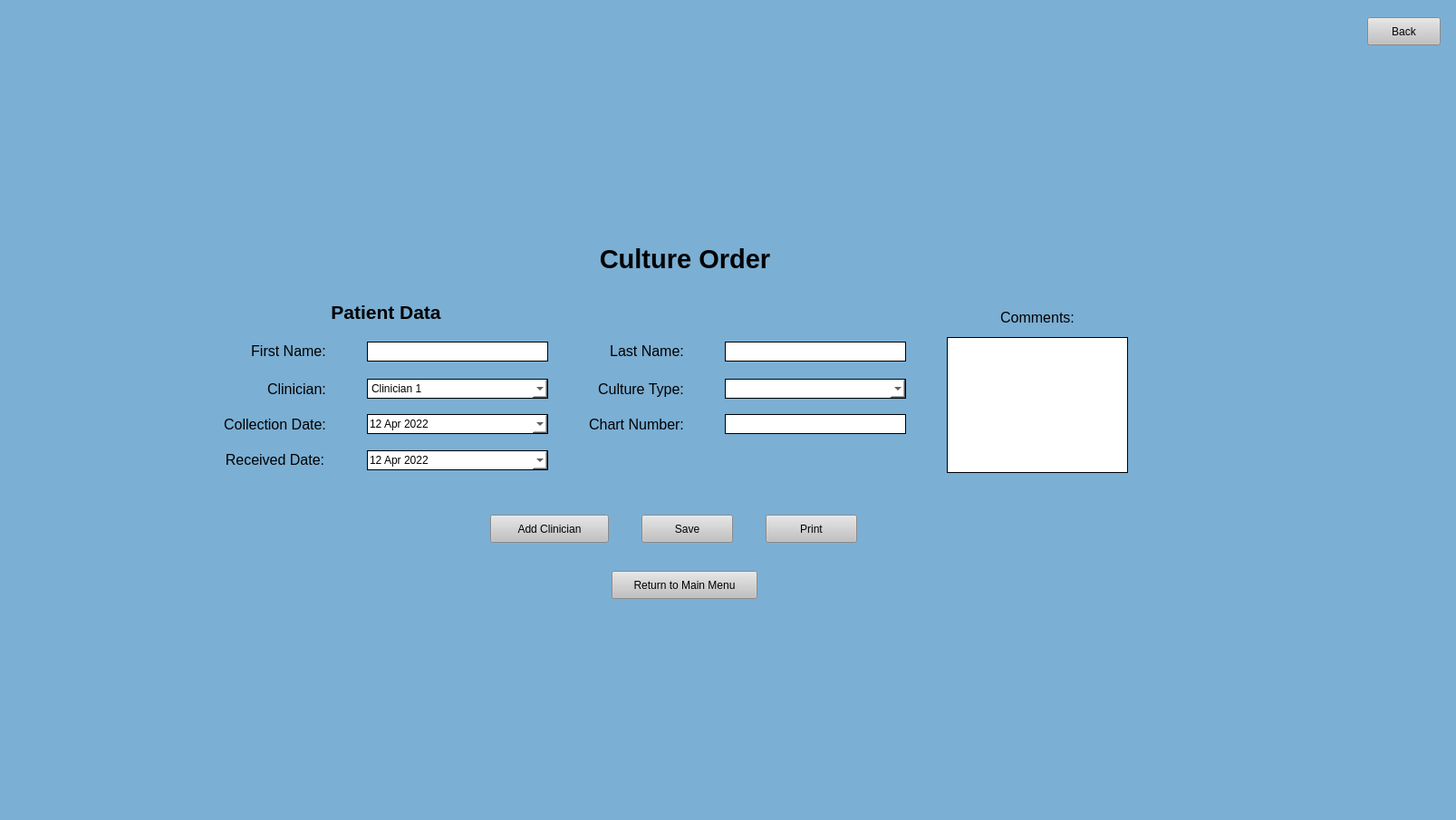
<?xml version="1.0" encoding="UTF-8"?>
<ui version="4.0">
 <class>MainWindow</class>
 <widget class="QMainWindow" name="MainWindow">
  <property name="geometry">
   <rect>
    <x>0</x>
    <y>0</y>
    <width>1607</width>
    <height>905</height>
   </rect>
  </property>
  <property name="windowTitle">
   <string>MainWindow</string>
  </property>
  <property name="styleSheet">
   <string notr="true">background-color: rgb(123, 175, 212);</string>
  </property>
  <widget class="QWidget" name="centralwidget">
   <layout class="QGridLayout" name="gridLayout">
    <item row="5" column="0">
     <spacer name="verticalSpacer_3">
      <property name="orientation">
       <enum>Qt::Vertical</enum>
      </property>
      <property name="sizeHint" stdset="0">
       <size>
        <width>20</width>
        <height>40</height>
       </size>
      </property>
     </spacer>
    </item>
    <item row="0" column="1">
     <spacer name="verticalSpacer_6">
      <property name="orientation">
       <enum>Qt::Vertical</enum>
      </property>
      <property name="sizeType">
       <enum>QSizePolicy::Minimum</enum>
      </property>
      <property name="sizeHint" stdset="0">
       <size>
        <width>5</width>
        <height>10</height>
       </size>
      </property>
     </spacer>
    </item>
    <item row="2" column="2">
     <spacer name="horizontalSpacer_9">
      <property name="orientation">
       <enum>Qt::Horizontal</enum>
      </property>
      <property name="sizeType">
       <enum>QSizePolicy::Minimum</enum>
      </property>
      <property name="sizeHint" stdset="0">
       <size>
        <width>8</width>
        <height>5</height>
       </size>
      </property>
     </spacer>
    </item>
    <item row="2" column="0">
     <spacer name="horizontalSpacer_3">
      <property name="orientation">
       <enum>Qt::Horizontal</enum>
      </property>
      <property name="sizeHint" stdset="0">
       <size>
        <width>40</width>
        <height>20</height>
       </size>
      </property>
     </spacer>
    </item>
    <item row="2" column="1">
     <widget class="QPushButton" name="back">
      <property name="sizePolicy">
       <sizepolicy hsizetype="Fixed" vsizetype="Fixed">
        <horstretch>0</horstretch>
        <verstretch>0</verstretch>
       </sizepolicy>
      </property>
      <property name="minimumSize">
       <size>
        <width>81</width>
        <height>31</height>
       </size>
      </property>
      <property name="maximumSize">
       <size>
        <width>81</width>
        <height>31</height>
       </size>
      </property>
      <property name="cursor">
       <cursorShape>PointingHandCursor</cursorShape>
      </property>
      <property name="styleSheet">
       <string notr="true">QPushButton:hover {

background-color: rgb(210, 210, 210);

}

QPushButton {

background-color: rgb(193, 193, 193);

}</string>
      </property>
      <property name="text">
       <string>Back</string>
      </property>
     </widget>
    </item>
    <item row="3" column="0">
     <spacer name="verticalSpacer_2">
      <property name="orientation">
       <enum>Qt::Vertical</enum>
      </property>
      <property name="sizeType">
       <enum>QSizePolicy::Expanding</enum>
      </property>
      <property name="sizeHint" stdset="0">
       <size>
        <width>20</width>
        <height>40</height>
       </size>
      </property>
     </spacer>
    </item>
    <item row="4" column="0">
     <layout class="QVBoxLayout" name="verticalLayout">
      <property name="bottomMargin">
       <number>0</number>
      </property>
      <item>
       <widget class="QLabel" name="label_14">
        <property name="text">
         <string>&lt;html&gt;&lt;head/&gt;&lt;body&gt;&lt;p align=&quot;center&quot;&gt;&lt;span style=&quot; font-size:22pt; font-weight:600;&quot;&gt;Culture Order&lt;/span&gt;&lt;/p&gt;&lt;/body&gt;&lt;/html&gt;</string>
        </property>
       </widget>
      </item>
      <item>
       <spacer name="verticalSpacer">
        <property name="orientation">
         <enum>Qt::Vertical</enum>
        </property>
        <property name="sizeType">
         <enum>QSizePolicy::Minimum</enum>
        </property>
        <property name="sizeHint" stdset="0">
         <size>
          <width>10</width>
          <height>20</height>
         </size>
        </property>
       </spacer>
      </item>
      <item>
       <layout class="QHBoxLayout" name="horizontalLayout_3">
        <item>
         <spacer name="horizontalSpacer">
          <property name="orientation">
           <enum>Qt::Horizontal</enum>
          </property>
          <property name="sizeHint" stdset="0">
           <size>
            <width>40</width>
            <height>20</height>
           </size>
          </property>
         </spacer>
        </item>
        <item>
         <layout class="QGridLayout" name="gridLayout_2">
          <property name="leftMargin">
           <number>0</number>
          </property>
          <property name="rightMargin">
           <number>20</number>
          </property>
          <property name="horizontalSpacing">
           <number>45</number>
          </property>
          <property name="verticalSpacing">
           <number>12</number>
          </property>
          <item row="4" column="2" alignment="Qt::AlignRight">
           <widget class="QLabel" name="label_22">
            <property name="text">
             <string>&lt;html&gt;&lt;head/&gt;&lt;body&gt;&lt;p align=&quot;center&quot;&gt;&lt;span style=&quot; font-size:12pt;&quot;&gt;Chart Number:&lt;/span&gt;&lt;/p&gt;&lt;/body&gt;&lt;/html&gt;</string>
            </property>
            <property name="alignment">
             <set>Qt::AlignRight|Qt::AlignTrailing|Qt::AlignVCenter</set>
            </property>
           </widget>
          </item>
          <item row="2" column="4" rowspan="4">
           <widget class="QTextEdit" name="comment">
            <property name="sizePolicy">
             <sizepolicy hsizetype="Fixed" vsizetype="Fixed">
              <horstretch>0</horstretch>
              <verstretch>0</verstretch>
             </sizepolicy>
            </property>
            <property name="maximumSize">
             <size>
              <width>200</width>
              <height>150</height>
             </size>
            </property>
            <property name="styleSheet">
             <string notr="true">background-color: rgb(255, 255, 255);
border-style: solid;
border-width: 1px</string>
            </property>
           </widget>
          </item>
          <item row="2" column="1">
           <widget class="QLineEdit" name="firstName">
            <property name="sizePolicy">
             <sizepolicy hsizetype="Fixed" vsizetype="Fixed">
              <horstretch>0</horstretch>
              <verstretch>0</verstretch>
             </sizepolicy>
            </property>
            <property name="minimumSize">
             <size>
              <width>200</width>
              <height>22</height>
             </size>
            </property>
            <property name="maximumSize">
             <size>
              <width>200</width>
              <height>22</height>
             </size>
            </property>
            <property name="styleSheet">
             <string notr="true">background-color: rgb(255, 255, 255);
border-style: solid;
border-width: 1px</string>
            </property>
           </widget>
          </item>
          <item row="3" column="3">
           <widget class="QComboBox" name="cultureTypeDropDown">
            <property name="sizePolicy">
             <sizepolicy hsizetype="Fixed" vsizetype="Fixed">
              <horstretch>0</horstretch>
              <verstretch>0</verstretch>
             </sizepolicy>
            </property>
            <property name="minimumSize">
             <size>
              <width>200</width>
              <height>22</height>
             </size>
            </property>
            <property name="maximumSize">
             <size>
              <width>200</width>
              <height>22</height>
             </size>
            </property>
            <property name="styleSheet">
             <string notr="true">background-color: rgb(255, 255, 255);
border-style: solid;
border-width: 1px</string>
            </property>
            <item>
             <property name="text">
              <string/>
             </property>
            </item>
            <item>
             <property name="text">
              <string>Candida</string>
             </property>
            </item>
            <item>
             <property name="text">
              <string>Caries</string>
             </property>
            </item>
            <item>
             <property name="text">
              <string>Endo</string>
             </property>
            </item>
            <item>
             <property name="text">
              <string>Perio</string>
             </property>
            </item>
            <item>
             <property name="text">
              <string>Research</string>
             </property>
            </item>
            <item>
             <property name="text">
              <string>Surgical</string>
             </property>
            </item>
           </widget>
          </item>
          <item row="2" column="2" alignment="Qt::AlignRight">
           <widget class="QLabel" name="label_23">
            <property name="text">
             <string>&lt;html&gt;&lt;head/&gt;&lt;body&gt;&lt;p align=&quot;center&quot;&gt;&lt;span style=&quot; font-size:12pt;&quot;&gt;Last Name:&lt;/span&gt;&lt;/p&gt;&lt;/body&gt;&lt;/html&gt;</string>
            </property>
            <property name="alignment">
             <set>Qt::AlignRight|Qt::AlignTrailing|Qt::AlignVCenter</set>
            </property>
           </widget>
          </item>
          <item row="1" column="4">
           <widget class="QLabel" name="label_25">
            <property name="text">
             <string>&lt;html&gt;&lt;head/&gt;&lt;body&gt;&lt;p align=&quot;center&quot;&gt;&lt;span style=&quot; font-size:12pt;&quot;&gt;Comments:&lt;/span&gt;&lt;/p&gt;&lt;/body&gt;&lt;/html&gt;</string>
            </property>
            <property name="alignment">
             <set>Qt::AlignRight|Qt::AlignTrailing|Qt::AlignVCenter</set>
            </property>
           </widget>
          </item>
          <item row="2" column="0" alignment="Qt::AlignRight">
           <widget class="QLabel" name="label_16">
            <property name="text">
             <string>&lt;html&gt;&lt;head/&gt;&lt;body&gt;&lt;p align=&quot;center&quot;&gt;&lt;span style=&quot; font-size:12pt;&quot;&gt;First Name:&lt;/span&gt;&lt;/p&gt;&lt;/body&gt;&lt;/html&gt;</string>
            </property>
            <property name="alignment">
             <set>Qt::AlignRight|Qt::AlignTrailing|Qt::AlignVCenter</set>
            </property>
           </widget>
          </item>
          <item row="2" column="3">
           <widget class="QLineEdit" name="lastName">
            <property name="sizePolicy">
             <sizepolicy hsizetype="Fixed" vsizetype="Fixed">
              <horstretch>0</horstretch>
              <verstretch>0</verstretch>
             </sizepolicy>
            </property>
            <property name="minimumSize">
             <size>
              <width>200</width>
              <height>22</height>
             </size>
            </property>
            <property name="maximumSize">
             <size>
              <width>200</width>
              <height>22</height>
             </size>
            </property>
            <property name="styleSheet">
             <string notr="true">background-color: rgb(255, 255, 255);
border-style: solid;
border-width: 1px</string>
            </property>
           </widget>
          </item>
          <item row="3" column="0" alignment="Qt::AlignRight">
           <widget class="QLabel" name="label_17">
            <property name="text">
             <string>&lt;html&gt;&lt;head/&gt;&lt;body&gt;&lt;p align=&quot;center&quot;&gt;&lt;span style=&quot; font-size:12pt;&quot;&gt;Clinician:&lt;/span&gt;&lt;/p&gt;&lt;/body&gt;&lt;/html&gt;</string>
            </property>
            <property name="alignment">
             <set>Qt::AlignRight|Qt::AlignTrailing|Qt::AlignVCenter</set>
            </property>
           </widget>
          </item>
          <item row="3" column="1">
           <widget class="QComboBox" name="clinicianDropDown">
            <property name="sizePolicy">
             <sizepolicy hsizetype="Fixed" vsizetype="Fixed">
              <horstretch>0</horstretch>
              <verstretch>0</verstretch>
             </sizepolicy>
            </property>
            <property name="minimumSize">
             <size>
              <width>200</width>
              <height>22</height>
             </size>
            </property>
            <property name="maximumSize">
             <size>
              <width>200</width>
              <height>22</height>
             </size>
            </property>
            <property name="styleSheet">
             <string notr="true">background-color: rgb(255, 255, 255);
border-style: solid;
border-width: 1px</string>
            </property>
            <item>
             <property name="text">
              <string>Clinician 1</string>
             </property>
            </item>
            <item>
             <property name="text">
              <string>Clinician 2</string>
             </property>
            </item>
            <item>
             <property name="text">
              <string>Clinician 3</string>
             </property>
            </item>
           </widget>
          </item>
          <item row="4" column="3">
           <widget class="QLineEdit" name="chartNum">
            <property name="sizePolicy">
             <sizepolicy hsizetype="Fixed" vsizetype="Fixed">
              <horstretch>0</horstretch>
              <verstretch>0</verstretch>
             </sizepolicy>
            </property>
            <property name="minimumSize">
             <size>
              <width>200</width>
              <height>22</height>
             </size>
            </property>
            <property name="maximumSize">
             <size>
              <width>200</width>
              <height>22</height>
             </size>
            </property>
            <property name="styleSheet">
             <string notr="true">background-color: rgb(255, 255, 255);
border-style: solid;
border-width: 1px</string>
            </property>
           </widget>
          </item>
          <item row="3" column="2" alignment="Qt::AlignRight">
           <widget class="QLabel" name="label_24">
            <property name="text">
             <string>&lt;html&gt;&lt;head/&gt;&lt;body&gt;&lt;p align=&quot;center&quot;&gt;&lt;span style=&quot; font-size:12pt;&quot;&gt;Culture Type:&lt;/span&gt;&lt;/p&gt;&lt;/body&gt;&lt;/html&gt;</string>
            </property>
            <property name="alignment">
             <set>Qt::AlignRight|Qt::AlignTrailing|Qt::AlignVCenter</set>
            </property>
           </widget>
          </item>
          <item row="0" column="0" rowspan="2" colspan="2" alignment="Qt::AlignHCenter|Qt::AlignVCenter">
           <widget class="QLabel" name="label_15">
            <property name="sizePolicy">
             <sizepolicy hsizetype="Fixed" vsizetype="Fixed">
              <horstretch>0</horstretch>
              <verstretch>0</verstretch>
             </sizepolicy>
            </property>
            <property name="text">
             <string>&lt;html&gt;&lt;head/&gt;&lt;body&gt;&lt;p align=&quot;center&quot;&gt;&lt;span style=&quot; font-size:16pt; font-weight:600;&quot;&gt;Patient Data&lt;/span&gt;&lt;/p&gt;&lt;/body&gt;&lt;/html&gt;</string>
            </property>
           </widget>
          </item>
          <item row="4" column="0">
           <widget class="QLabel" name="label_19">
            <property name="text">
             <string>&lt;html&gt;&lt;head/&gt;&lt;body&gt;&lt;p align=&quot;center&quot;&gt;&lt;span style=&quot; font-size:12pt;&quot;&gt;Collection Date:&lt;/span&gt;&lt;/p&gt;&lt;/body&gt;&lt;/html&gt;</string>
            </property>
            <property name="alignment">
             <set>Qt::AlignRight|Qt::AlignTrailing|Qt::AlignVCenter</set>
            </property>
           </widget>
          </item>
          <item row="4" column="1">
           <widget class="QDateEdit" name="collectionDat">
            <property name="sizePolicy">
             <sizepolicy hsizetype="Fixed" vsizetype="Fixed">
              <horstretch>0</horstretch>
              <verstretch>0</verstretch>
             </sizepolicy>
            </property>
            <property name="minimumSize">
             <size>
              <width>200</width>
              <height>22</height>
             </size>
            </property>
            <property name="maximumSize">
             <size>
              <width>200</width>
              <height>22</height>
             </size>
            </property>
            <property name="font">
             <font>
              <underline>false</underline>
             </font>
            </property>
            <property name="styleSheet">
             <string notr="true">QDateEdit {
background-color: rgb(255, 255, 255);
border-style: solid;
border-width: 1px
}
QCalendarWidget QToolButton {
height: 30px;
width: 75px;
color: white;
font-size: 12px;
icon-size: 28px, 28px;
background-color: qlineargradient(x1:0, y1:0, x2:0, y2:1, stop: 0 #cccccc, stop: 1 #333333);
}
QCalendarWidget QMenu {
width: 75px;
left: 10px;
color: white;
font-size: 9px;
background-color: rgb(100, 100, 100);
}
QCalendarWidget QSpinBox {
width: 75px;
font-size:12px;
color: white;
background-color: qlineargradient(x1:0, y1:0, x2:0, y2:1, stop: 0 #cccccc, stop: 1 #333333);
selection-background-color: rgb(136, 136, 136);
selection-color: rgb(255, 255, 255);
}
QCalendarWidget QSpinBox::up-button { subcontrol-origin: border; subcontrol-position: top right; width:35px; }
QCalendarWidget QSpinBox::down-button {subcontrol-origin: border; subcontrol-position: bottom right; width:35px;}
QCalendarWidget QSpinBox::up-arrow { width:28px; height:28px; }
QCalendarWidget QSpinBox::down-arrow { width:28px; height:28px; }

/* header row */
QCalendarWidget QWidget { alternate-background-color: rgb(128, 128, 128); }

/* normal days */
QCalendarWidget QAbstractItemView:enabled
{
font-size:12px;
color: rgb(180, 180, 180);
background-color: black;
selection-background-color: rgb(64, 64, 64);
selection-color: rgb(0, 255, 0);
}

/* days in other months */
/* navigation bar */
QCalendarWidget QWidget#qt_calendar_navigationbar
{
background-color: qlineargradient(x1:0, y1:0, x2:0, y2:1, stop: 0 #cccccc, stop: 1 #333333);
}

QCalendarWidget QAbstractItemView:disabled
{
color: rgb(64, 64, 64);
}</string>
            </property>
            <property name="buttonSymbols">
             <enum>QAbstractSpinBox::UpDownArrows</enum>
            </property>
            <property name="calendarPopup">
             <bool>true</bool>
            </property>
            <property name="currentSectionIndex">
             <number>0</number>
            </property>
            <property name="timeSpec">
             <enum>Qt::LocalTime</enum>
            </property>
            <property name="date">
             <date>
              <year>2022</year>
              <month>4</month>
              <day>12</day>
             </date>
            </property>
           </widget>
          </item>
          <item row="5" column="0">
           <widget class="QLabel" name="label_21">
            <property name="text">
             <string>&lt;html&gt;&lt;head/&gt;&lt;body&gt;&lt;p align=&quot;center&quot;&gt;&lt;span style=&quot; font-size:12pt;&quot;&gt;Received Date:&lt;/span&gt;&lt;/p&gt;&lt;/body&gt;&lt;/html&gt;</string>
            </property>
            <property name="alignment">
             <set>Qt::AlignRight|Qt::AlignTrailing|Qt::AlignVCenter</set>
            </property>
           </widget>
          </item>
          <item row="5" column="1">
           <widget class="QDateEdit" name="receivedDate">
            <property name="sizePolicy">
             <sizepolicy hsizetype="Fixed" vsizetype="Fixed">
              <horstretch>0</horstretch>
              <verstretch>0</verstretch>
             </sizepolicy>
            </property>
            <property name="minimumSize">
             <size>
              <width>200</width>
              <height>22</height>
             </size>
            </property>
            <property name="maximumSize">
             <size>
              <width>200</width>
              <height>22</height>
             </size>
            </property>
            <property name="styleSheet">
             <string notr="true">QDateEdit {
background-color: rgb(255, 255, 255);
border-style: solid;
border-width: 1px
}
QCalendarWidget QToolButton {
height: 30px;
width: 75px;
color: white;
font-size: 12px;
icon-size: 28px, 28px;
background-color: qlineargradient(x1:0, y1:0, x2:0, y2:1, stop: 0 #cccccc, stop: 1 #333333);
}
QCalendarWidget QMenu {
width: 75px;
left: 10px;
color: white;
font-size: 9px;
background-color: rgb(100, 100, 100);
}
QCalendarWidget QSpinBox {
width: 75px;
font-size:12px;
color: white;
background-color: qlineargradient(x1:0, y1:0, x2:0, y2:1, stop: 0 #cccccc, stop: 1 #333333);
selection-background-color: rgb(136, 136, 136);
selection-color: rgb(255, 255, 255);
}
QCalendarWidget QSpinBox::up-button { subcontrol-origin: border; subcontrol-position: top right; width:35px; }
QCalendarWidget QSpinBox::down-button {subcontrol-origin: border; subcontrol-position: bottom right; width:35px;}
QCalendarWidget QSpinBox::up-arrow { width:28px; height:28px; }
QCalendarWidget QSpinBox::down-arrow { width:28px; height:28px; }

/* header row */
QCalendarWidget QWidget { alternate-background-color: rgb(128, 128, 128); }

/* normal days */
QCalendarWidget QAbstractItemView:enabled
{
font-size:12px;
color: rgb(180, 180, 180);
background-color: black;
selection-background-color: rgb(64, 64, 64);
selection-color: rgb(0, 255, 0);
}

/* days in other months */
/* navigation bar */
QCalendarWidget QWidget#qt_calendar_navigationbar
{
background-color: qlineargradient(x1:0, y1:0, x2:0, y2:1, stop: 0 #cccccc, stop: 1 #333333);
}

QCalendarWidget QAbstractItemView:disabled
{
color: rgb(64, 64, 64);
}</string>
            </property>
            <property name="wrapping">
             <bool>false</bool>
            </property>
            <property name="calendarPopup">
             <bool>true</bool>
            </property>
            <property name="date">
             <date>
              <year>2022</year>
              <month>4</month>
              <day>12</day>
             </date>
            </property>
           </widget>
          </item>
         </layout>
        </item>
        <item>
         <spacer name="horizontalSpacer_2">
          <property name="orientation">
           <enum>Qt::Horizontal</enum>
          </property>
          <property name="sizeHint" stdset="0">
           <size>
            <width>40</width>
            <height>20</height>
           </size>
          </property>
         </spacer>
        </item>
       </layout>
      </item>
      <item>
       <spacer name="verticalSpacer_4">
        <property name="orientation">
         <enum>Qt::Vertical</enum>
        </property>
        <property name="sizeType">
         <enum>QSizePolicy::Minimum</enum>
        </property>
        <property name="sizeHint" stdset="0">
         <size>
          <width>10</width>
          <height>40</height>
         </size>
        </property>
       </spacer>
      </item>
      <item>
       <layout class="QHBoxLayout" name="horizontalLayout_6">
        <property name="topMargin">
         <number>0</number>
        </property>
        <property name="bottomMargin">
         <number>0</number>
        </property>
        <item>
         <spacer name="horizontalSpacer_6">
          <property name="orientation">
           <enum>Qt::Horizontal</enum>
          </property>
          <property name="sizeHint" stdset="0">
           <size>
            <width>40</width>
            <height>20</height>
           </size>
          </property>
         </spacer>
        </item>
        <item>
         <widget class="QPushButton" name="addClinician">
          <property name="sizePolicy">
           <sizepolicy hsizetype="Fixed" vsizetype="Fixed">
            <horstretch>0</horstretch>
            <verstretch>0</verstretch>
           </sizepolicy>
          </property>
          <property name="minimumSize">
           <size>
            <width>131</width>
            <height>31</height>
           </size>
          </property>
          <property name="maximumSize">
           <size>
            <width>131</width>
            <height>31</height>
           </size>
          </property>
          <property name="cursor">
           <cursorShape>PointingHandCursor</cursorShape>
          </property>
          <property name="styleSheet">
           <string notr="true">QPushButton:hover {

background-color: rgb(210, 210, 210);

}

QPushButton {

background-color: rgb(193, 193, 193);

}</string>
          </property>
          <property name="text">
           <string>Add Clinician</string>
          </property>
         </widget>
        </item>
        <item>
         <spacer name="horizontalSpacer_4">
          <property name="orientation">
           <enum>Qt::Horizontal</enum>
          </property>
          <property name="sizeType">
           <enum>QSizePolicy::Minimum</enum>
          </property>
          <property name="sizeHint" stdset="0">
           <size>
            <width>30</width>
            <height>20</height>
           </size>
          </property>
         </spacer>
        </item>
        <item>
         <widget class="QPushButton" name="save">
          <property name="sizePolicy">
           <sizepolicy hsizetype="Fixed" vsizetype="Fixed">
            <horstretch>0</horstretch>
            <verstretch>0</verstretch>
           </sizepolicy>
          </property>
          <property name="minimumSize">
           <size>
            <width>101</width>
            <height>31</height>
           </size>
          </property>
          <property name="maximumSize">
           <size>
            <width>101</width>
            <height>31</height>
           </size>
          </property>
          <property name="cursor">
           <cursorShape>PointingHandCursor</cursorShape>
          </property>
          <property name="styleSheet">
           <string notr="true">QPushButton:hover {

background-color: rgb(210, 210, 210);

}

QPushButton {

background-color: rgb(193, 193, 193);

}</string>
          </property>
          <property name="text">
           <string>Save</string>
          </property>
         </widget>
        </item>
        <item>
         <spacer name="horizontalSpacer_5">
          <property name="orientation">
           <enum>Qt::Horizontal</enum>
          </property>
          <property name="sizeType">
           <enum>QSizePolicy::Minimum</enum>
          </property>
          <property name="sizeHint" stdset="0">
           <size>
            <width>30</width>
            <height>20</height>
           </size>
          </property>
         </spacer>
        </item>
        <item>
         <widget class="QPushButton" name="print">
          <property name="sizePolicy">
           <sizepolicy hsizetype="Fixed" vsizetype="Fixed">
            <horstretch>0</horstretch>
            <verstretch>0</verstretch>
           </sizepolicy>
          </property>
          <property name="minimumSize">
           <size>
            <width>101</width>
            <height>31</height>
           </size>
          </property>
          <property name="maximumSize">
           <size>
            <width>101</width>
            <height>31</height>
           </size>
          </property>
          <property name="cursor">
           <cursorShape>PointingHandCursor</cursorShape>
          </property>
          <property name="styleSheet">
           <string notr="true">QPushButton:hover {

background-color: rgb(210, 210, 210);

}

QPushButton {

background-color: rgb(193, 193, 193);

}</string>
          </property>
          <property name="text">
           <string>Print</string>
          </property>
         </widget>
        </item>
        <item>
         <spacer name="horizontalSpacer_8">
          <property name="orientation">
           <enum>Qt::Horizontal</enum>
          </property>
          <property name="sizeType">
           <enum>QSizePolicy::Minimum</enum>
          </property>
          <property name="sizeHint" stdset="0">
           <size>
            <width>25</width>
            <height>20</height>
           </size>
          </property>
         </spacer>
        </item>
        <item>
         <spacer name="horizontalSpacer_7">
          <property name="orientation">
           <enum>Qt::Horizontal</enum>
          </property>
          <property name="sizeHint" stdset="0">
           <size>
            <width>40</width>
            <height>20</height>
           </size>
          </property>
         </spacer>
        </item>
       </layout>
      </item>
      <item>
       <spacer name="verticalSpacer_5">
        <property name="orientation">
         <enum>Qt::Vertical</enum>
        </property>
        <property name="sizeType">
         <enum>QSizePolicy::Minimum</enum>
        </property>
        <property name="sizeHint" stdset="0">
         <size>
          <width>20</width>
          <height>25</height>
         </size>
        </property>
       </spacer>
      </item>
      <item alignment="Qt::AlignHCenter|Qt::AlignVCenter">
       <widget class="QPushButton" name="menu">
        <property name="sizePolicy">
         <sizepolicy hsizetype="Fixed" vsizetype="Fixed">
          <horstretch>0</horstretch>
          <verstretch>0</verstretch>
         </sizepolicy>
        </property>
        <property name="minimumSize">
         <size>
          <width>161</width>
          <height>31</height>
         </size>
        </property>
        <property name="maximumSize">
         <size>
          <width>161</width>
          <height>31</height>
         </size>
        </property>
        <property name="cursor">
         <cursorShape>PointingHandCursor</cursorShape>
        </property>
        <property name="styleSheet">
         <string notr="true">QPushButton:hover {

background-color: rgb(210, 210, 210);

}

QPushButton {

background-color: rgb(193, 193, 193);

}</string>
        </property>
        <property name="text">
         <string>Return to Main Menu</string>
        </property>
       </widget>
      </item>
     </layout>
    </item>
   </layout>
  </widget>
  <widget class="QMenuBar" name="menubar">
   <property name="geometry">
    <rect>
     <x>0</x>
     <y>0</y>
     <width>1607</width>
     <height>21</height>
    </rect>
   </property>
  </widget>
  <widget class="QStatusBar" name="statusbar"/>
 </widget>
 <tabstops>
  <tabstop>firstName</tabstop>
  <tabstop>lastName</tabstop>
  <tabstop>clinicianDropDown</tabstop>
  <tabstop>cultureTypeDropDown</tabstop>
  <tabstop>chartNum</tabstop>
  <tabstop>comment</tabstop>
  <tabstop>addClinician</tabstop>
  <tabstop>save</tabstop>
  <tabstop>print</tabstop>
  <tabstop>menu</tabstop>
  <tabstop>back</tabstop>
 </tabstops>
 <resources/>
 <connections/>
</ui>
